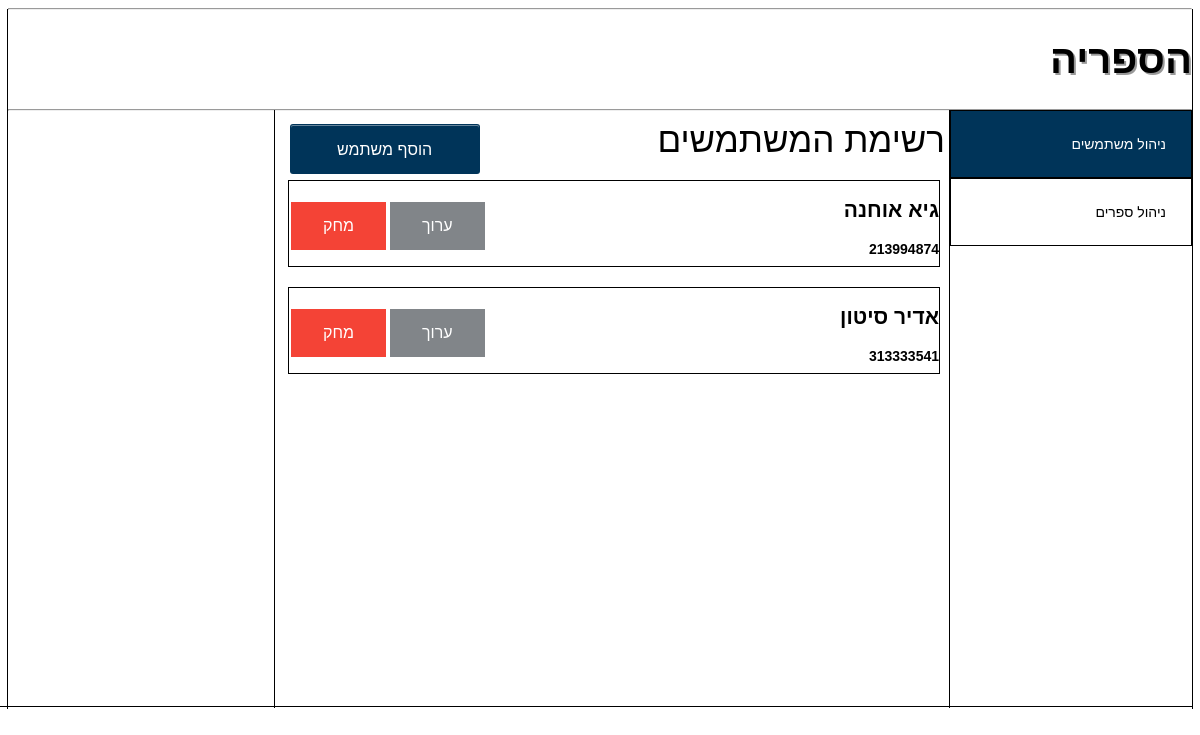
The page / on the database its author committed.
### mylibrary/models.py (models this page shows)
class Person(models.Model):
    person_id = models.IntegerField(primary_key=True)
    first_name = models.CharField(max_length=100)
    last_name = models.CharField(max_length=100)

### mylibrary/views.py (the view)
# urls.py: path('',views.index, name = "index" ),
def index(request):
    books = Book.objects.all()
    persons = Person.objects.all()
    return render(request,"index.html",{"Books": books, "Persons": persons})

### mylibrary/templates/index.html (shortened to what this page needs)
<!DOCTYPE html>
<html lang="en">
    <head>
		{% load static %}
		<link rel = "stylesheet" href = {% static 'CSS\mystyle.css' %} >
    </head>
        <body>
        <hr>
        <h1 class = "title">הספריה<h1>
        <hr>
        <h1 class = "layout">
            <h1 class = "vline1"><h1>
            <h1 class = "vline2"><h1>
            <h1 class = "bottomline"><h1>
            <h1 class = "vline3"><h1>
            <h1 class = "vline4"><h1>
        <h1>
        <div id="container1">
            <button data-page="container2" class="button" id = "button1" style="vertical-align:middle"><span>ניהול משתמשים </span></button>
            <button data-page="container3" class= "button" id = "button2"style="vertical-align:middle"><span>ניהול ספרים </span></button>
        </div>
        <div id="container2">
            רשימת המשתמשים
            <a href="/add_person"><button class="add_person_btn" >הוסף משתמש</button></a>
            <br>
            {% for person in Persons %}
            <div class="person_button">
                <h2 class ="text_in_person">{{ person.first_name}} {{person.last_name}}
                    <a href="/delete_person/{{ person.person_id }}"><button class="delete_button" >מחק</button></a>
                    <a href="/update_person/{{person.person_id}}"><button class="update_button" >ערוך</button></a>
                </h2>
                <h4 class ="" >{{person.person_id}}</h4>
            </div>
            {% endfor %}
        </div>
        <div class = "book_containers">
            {%for book in Books%}
            <br>
            {%endfor%}
        </div>
    </body>
</html>

### mylibrary/static/CSS/mystyle.css (style rules this page uses)
.title { direction: rtl; font-size: 40px; font-family: Arial, Times, serifs; text-shadow: 2px 2px rgba(0, 0, 0, 0.4) ; }
.vline1 { border-left: 1px solid black; height: 700px; position: absolute; left: 7px; margin-top: 9px; top: 0; }
.vline2 { border-right: 1px solid black; height: 700px; position: absolute; right: 7px; margin-top: 9px; top: 0; }
.vline3 { border-right: 1px solid black; height: 598px; position: absolute; right: 250px; margin-top: 110px; top: 0; }
.vline4 { border-right: 1px solid black; height: 598px; position: absolute; right: 925px; margin-top: 110px; top: 0; }
.bottomline { border-bottom: 1px solid black; width: 1522px; height: 47px; position: absolute; right: 7px; margin-top:527px; }
#container1 { direction: rtl; position: absolute; right: 3px; margin-top:-27px; }
.button { display: inline-block; border: 1px solid black; background-color: #ffffff; color: #000000; text-align: right; font-size: 14px; padding: 25px; width: 242px; transition: all 0.1s; cursor: pointer; margin: 5px; position:absolute; }
.button span { cursor: pointer; display: inline-block; position: relative; transition: 0.3s; }
.button span:after { content: '\00bb'; position: absolute; opacity: 0; top: 0; right: -20px; transition: 0.5s; }
#button2 { top: 68px; }
#container2 { display: none; direction: rtl; position: absolute; right: 255px; top:120px; font-size: 35px; font-family: Arial, Times, serifs; font-weight: normal; }
.person_button { margin: auto 5px; border: 1px solid black; text-align: right; font-size: 14px; padding-bottom: 25px; width: 650px; height: 60px ; margin-bottom: 10px; margin-top: 20px; }
.delete_button { margin: auto 5px; background-color: #f44336; border: none; color: white; padding: 15px 32px; text-align: center; text-decoration: none; font-size: 16px; margin: 4px 2px; cursor: pointer; float: left; }
.update_button { background-color: #818589 ; border: none; color: white; padding: 15px 32px; text-align: center; text-decoration: none; font-size: 16px; margin: 4px 2px; cursor: pointer; float: left; }
.add_person_btn { background-color: #003459; border: 1px solid transparent; border-radius: 3px; box-shadow: rgba(255, 255, 255, .4) 0 1px 0 0 inset; box-sizing: border-box; color: #fff; cursor: pointer; display: inline-block; font-family: -apple-system,system-ui,"Segoe UI","Liberation Sans",sans-serif; font-size: 13px; font-weight: 400; line-height: 1.15385; margin: 0; outline: none; padding: 8px .8em; position: relative; text-align: center; text-decoration: none; user-select: none; -webkit-user-select: none; touch-action: manipulation; vertical-align: baseline; white-space: nowrap; position: absolute; right: 70%; padding: 15px 32px; text-align: center; text-decoration: none; font-size: 16px; margin: 4px 2px; width: 190px; }

### rows shown on the page
Person: first_name "גיא", last_name "אוחנה", person_id "213994874"
Person: first_name "אדיר", last_name "סיטון", person_id "313333541"
